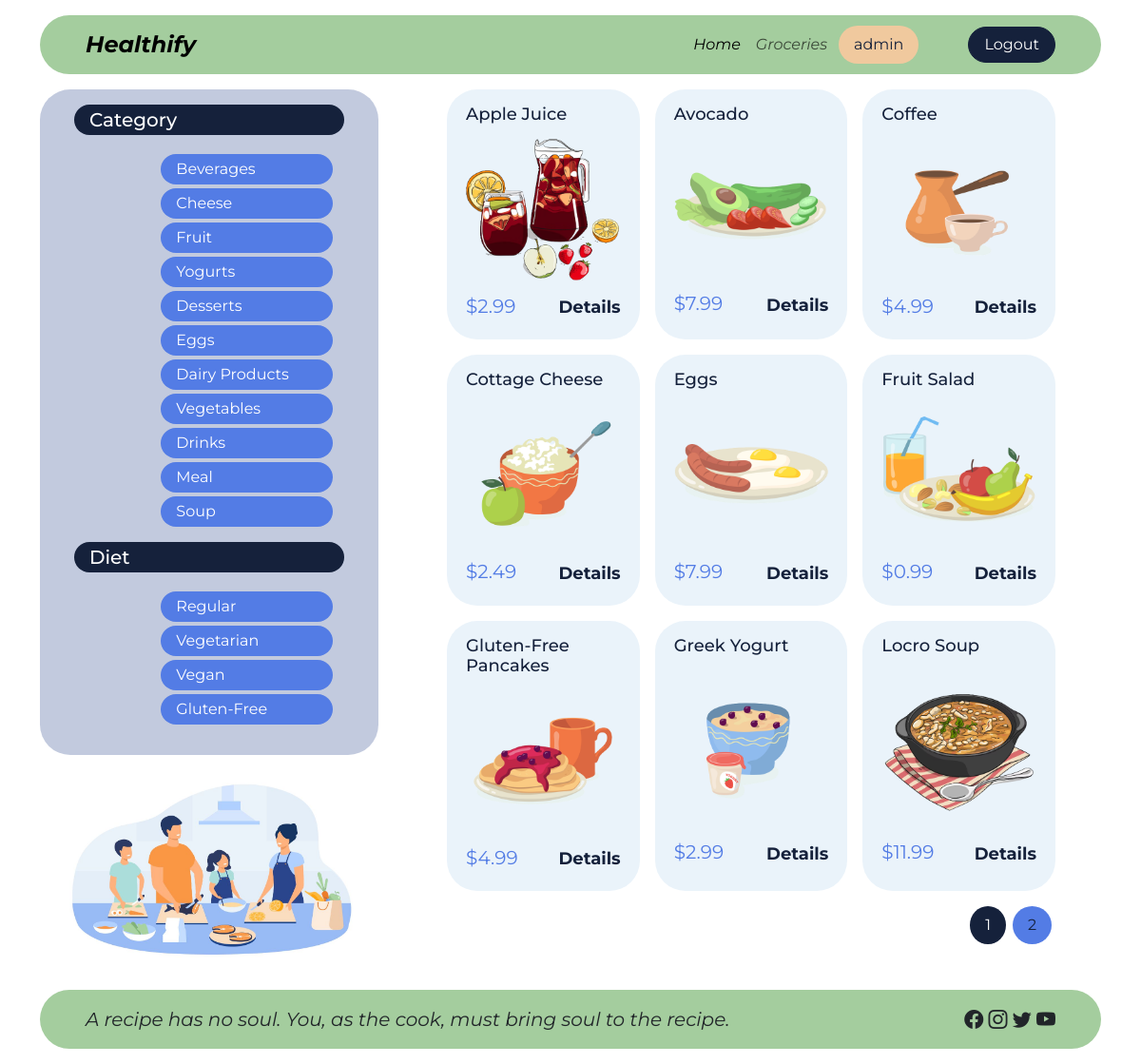
Page /groceries/ (signed in) on the committed database.
### accounts/models.py (models this page shows, shortened)
class User(AbstractUser):
    class Role(models.TextChoices):
        ADMINISTRATOR = 'ADMINISTRATOR', 'Administrator'
        CONSUMER = 'CONSUMER', 'Consumer'
        SELLER = 'SELLER', 'Seller'
    base_role = Role.ADMINISTRATOR
    role = models.CharField(max_length=255, choices=Role.choices)

### groceries/models.py (models this page shows, shortened)
class Category(models.Model):
    name = models.CharField(max_length=255)
    class Meta:
        verbose_name_plural = 'categories'
    def __str__(self):
        return self.name

class Diet(models.Model):
    name = models.CharField(max_length=255)
    def __str__(self):
        return self.name

class Grocery(models.Model):
    name = models.CharField(max_length=255)
    description = models.TextField()
    categories = models.ManyToManyField(Category)
    diets = models.ManyToManyField(Diet)
    price = models.DecimalField(max_digits=6, decimal_places=2)
    quantity = models.IntegerField()
    image = models.ImageField(upload_to='images/')
    nutrition_facts_label = models.OneToOneField(NutritionFactsLabel, on_delete=models.CASCADE)
    creator = models.ForeignKey(Seller, on_delete=models.CASCADE)
    date_created = models.DateTimeField(auto_now_add=True)
    date_modified = models.DateTimeField(auto_now=True)
    class Meta:
        verbose_name_plural = 'groceries'

### accounts/decorators.py (the view)
        def wrapper_func(request, *args, **kwargs):
            if request.user.role not in roles:
                return redirect('accounts:unauthorized')
            return view_func(request, *args, **kwargs)

### groceries/views.py (called while the page is built)
@login_required(login_url='accounts:login')
@allowed_users(roles=(User.Role.CONSUMER, User.Role.SELLER, User.Role.ADMINISTRATOR,))
def groceries(request):
    all_groceries = Grocery.objects.all().order_by('name')
    category = request.GET.get('category')
    if category is not None:
        all_groceries = all_groceries.filter(categories__name__in=[category]).all().order_by('name')
    diet = request.GET.get('diet')
    if diet is not None:
        all_groceries = all_groceries.filter(diets__name__in=[diet]).all().order_by('name')
    page = Paginator(all_groceries, 9)
    page_list = request.GET.get('page')
    page = page.get_page(page_list)
    context = {'categories': Category.objects.all(), 'diets': Diet.objects.all(), 'page': page}
    return render(request, 'groceries/groceries.html', context)

### templates/groceries/groceries.html (shortened to what this page needs)
{% extends 'base.html' %}
{% load static %}
{% block content %}
    <div class="container flex-grow-1">
        <div class="row h-100">
            <div class="col-4 d-flex flex-column justify-content-between">
                <div class="d-flex flex-column justify-content-between flex-grow-1">
                    <div class="container bg-info px-5 py-3 rounded-5">
                        <div id="category-accordion" class="row">
                            <h5 class="bg-primary text-white px-3 py-1 mb-3 rounded-5"
                                data-bs-toggle="collapse"
                                data-bs-target="#category-accordion-body" aria-expanded="true"
                                aria-controls="category-accordion-body">
                                Category
                            </h5>
                            <div id="category-accordion-body" class="collapse show"
                                 data-bs-parent="#category-accordion">
                                <div class="row">
                                    <div class="col-2"></div>
                                    <div class="col-10">
                                        <ul style="list-style: none;" class="w-100">
                                            {% for category in categories %}
                                                <li class="category text-white my-1 px-3 py-1 rounded-5">
                                                    <a href="{% url 'groceries:groceries' %}?category={{ category }}">{{ category }}</a>
                                                </li>
                                            {% endfor %}
                                        </ul>
                                    </div>
                                </div>
                            </div>
                        </div>
                        <div id="diet-accordion" class="row">
                            <h5 class="bg-primary text-white px-3 py-1 mb-3 rounded-5"
                                data-bs-toggle="collapse"
                                data-bs-target="#diet-accordion-body" aria-expanded="true"
                                aria-controls="diet-accordion-body">Diet</h5>
                            <div id="diet-accordion-body" class="collapse show" data-bs-parent="#diet-accordion">
                                <div class="row">
                                    <div class="col-2"></div>
                                    <div class="col-10">
                                        <ul style="list-style: none;">
                                            {% for diet in diets %}
                                                <li class="category text-white my-1 px-3 py-1 rounded-5">
                                                    <a href="{% url 'groceries:groceries' %}?diet={{ diet }}">{{ diet }}</a>
                                                </li>
                                            {% endfor %}
                                        </ul>
                                    </div>
                                </div>
                            </div>
                        </div>
                    </div>
                    <div class="container">
                        <div class="row">
                            <div class="col">
                                <img class="img-fluid"
                                     src="{% static 'images/mother-father-with-kids-cooking-dishes-kitchen.jpg' %}"/>
                            </div>
                        </div>
                    </div>
                </div>
            </div>
            <div class="col-8 ">
                <div class="container px-5 h-100 d-flex flex-column justify-content-between">
                    <div class="row row-cols-3 g-3 mb-3">
                        {% for grocery in page.object_list %}
                            <div class="col">
                                <div class="card border-0 rounded-5 px-3 py-3 h-100"
                                     style="background-color: rgba(234, 243, 250, 255);">
                                    <div class="card-body px-1 py-1">
                                        <h5 class="card-subtitle text-primary mb-0"
                                            style="font-size: 18px;">{{ grocery.name }}</h5>
                                    </div>
                                    <div class="text-center">
                                        <img src="{{ MEDIA_URL }}{{ grocery.image.url }}"
                                             class="card-img-bottom rounded-0"
                                             alt="...">
                                    </div>
                                    <div class="card-body px-1 py-1 d-flex justify-content-between align-items-center">
                                        <div class="card-subtitle text-primary price" style="font-size: 20px;">
                                            ${{ grocery.price }}</div>
                                        <a href="{% url 'groceries:grocery_details' grocery.id %}" class="details">Details</a>
                                    </div>
                                </div>
                            </div>
                        {% endfor %}
                    </div>
                    <div class="row mb-3">
                        <div class="col d-flex justify-content-end">
                            <nav aria-label="...">
                                <ul class="d-flex" style="list-style: none;">
                                    {% for num_page in page.paginator.page_range %}
                                        {% if page.number == num_page %}
                                            <li class="page-item mx-1 active" aria-current="page">
                                                <a class="bg-primary px-3 py-2 rounded-circle text-white page-link"
                                                   href="{% url 'groceries:groceries' %}?page={{ num_page }}">{{ num_page }}</a>
                                            </li>
                                        {% else %}
                                            <li class="page-item mx-1">
                                                <a class="px-3 py-2 rounded-circle text-primary page-link"
                                                   href="{% url 'groceries:groceries' %}?page={{ num_page }}"
                                                   style="background-color: rgba(83, 124, 229, 255);">
                                                    {{ num_page }}
                                                </a>
                                            </li>
                                        {% endif %}
                                    {% endfor %}
                                </ul>
                            </nav>
                        </div>
                    </div>
                </div>
            </div>
        </div>
    </div>
{% endblock %}

### templates/base.html (shortened to what this page needs)
{% load static %}
<!DOCTYPE html>
<html lang="en">
<head>
    <link href="{% static 'assets/scss/custom.css' %}" rel="stylesheet">
    <link href="{% static 'assets/css/style.css' %}" rel="stylesheet">
    <link rel="stylesheet" href="https://cdn.jsdelivr.net/npm/bootstrap-icons@1.10.5/font/bootstrap-icons.css">
</head>
<body>
<div id="main-wrapper">
    <header>
        <div class="container">
            <nav class="header navbar navbar-expand-lg bg-body-tertiary px-5 my-3 rounded-5">
                <a class="navbar-brand" href="{% url 'groceries:home' %}">Healthify</a>
                <div class="collapse navbar-collapse" id="navbarSupportedContent">
                    <ul class="navbar-nav d-flex align-items-center ms-auto mb-2 mb-lg-0">
                        <li class="nav-item">
                            <a class="nav-link active" aria-current="page" href="{% url 'groceries:home' %}">Home</a>
                        </li>
                        <li class="nav-item">
                            <a class="nav-link" href="{% url 'groceries:groceries' %}">Groceries</a>
                        </li>
                        {% if user.is_authenticated %}
                            <li>
                                <div class="bg-secondary text-primary rounded-5 px-3 py-2 mx-1">
                                    {{ user.username }}
                                </div>
                            </li>
                            <li>
                                <a href="{% url 'accounts:logout' %}"
                                   class="btn btn-primary text-white rounded-5 px-3 ms-5">
                                    Logout
                                </a>
                            </li>
                        {% endif %}
                    </ul>
                </div>
            </nav>
        </div>
    </header>
    <main>
        {% block content %}
        {% endblock %}
    </main>
    <footer>
        <div class="container">
            <div class="footer px-5 my-3 rounded-5 d-flex justify-content-between">
                <p class="message py-3 mb-0">A recipe has no soul. You, as the cook, must bring soul to the recipe.</p>
                <p class="icons py-3 mb-0">
                    <i class="bi bi-facebook"></i>
                    <i class="bi bi-instagram"></i>
                    <i class="bi bi-twitter"></i>
                    <i class="bi bi-youtube"></i>
                </p>
            </div>
        </div>
    </footer>
</div>
</body>
</html>

### Healthify/static/assets/css/style.css (style rules this page uses)
html, body { font-family: Montserrat, sans-serif !important; height: 100%; margin: 0; padding: 0; }
#main-wrapper { display: flex; flex-direction: column; min-height: 100%; }
main { flex: 1; display: flex; }
.navbar-brand { font-size: 24px; font-style: italic; font-weight: bold; }
.header, .footer { background-color: rgba(164, 205, 158, 255) !important; }
.nav-link { font-style: italic; }
.message { font-size: 20px; font-style: italic; }
.icons { font-size: 20px; }
.category { background-color: rgba(83, 124, 229, 255) !important; }
a.nav-link { padding-top: 0 !important; padding-bottom: 0 !important; }
.price { color: rgba(83, 124, 229, 255) !important; }
a.details { text-decoration: none; font-weight: bold; font-size: 18px; }
li.category > a { text-decoration: none; color: white; }
#category-accordion h5, #diet-accordion h5 { cursor: pointer; }

### rows in the picture
User: username "admin"
Category: name "Beverages"
Category: name "Cheese"
Category: name "Fruit"
Category: name "Yogurts"
Category: name "Desserts"
Category: name "Eggs"
Category: name "Dairy Products"
Category: name "Vegetables"
Category: name "Drinks"
Category: name "Meal"
Category: name "Soup"
Diet: name "Regular"
Diet: name "Vegetarian"
Diet: name "Vegan"
Diet: name "Gluten-Free"
Grocery: name "Apple Juice", image (picture), price "2.99"
Grocery: name "Avocado", image (picture), price "7.99"
Grocery: name "Coffee", image (picture), price "4.99"
Grocery: name "Cottage Cheese", image (picture), price "2.49"
Grocery: name "Eggs", image (picture), price "7.99"
Grocery: name "Fruit Salad", image (picture), price "0.99"
Grocery: name "Gluten-Free Pancakes", image (picture), price "4.99"
Grocery: name "Greek Yogurt", image (picture), price "2.99"
Grocery: name "Locro Soup", image (picture), price "11.99"

### other values in the picture
{{ num_page }} "1"
{{ num_page }} "2"
